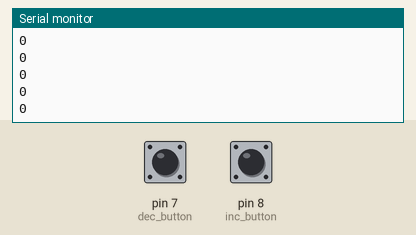
This sketch was run on a simulated Arduino Uno, built with avr-gcc and run on an emulated ATmega328P. Shown: the last lines printed to the serial monitor. The inputs (shaded band) are chosen by the test bench; at power-on: pin 7 (dec_button) LOW, pin 8 (inc_button) LOW.

Above: at 1.3 s.
1.4 s: pin 7 (dec_button) pulled HIGH for 0.3 s
At 1.68 s:
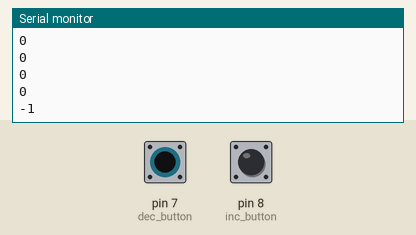
3.2 s: pin 8 (inc_button) pulled HIGH for 1 s
At 3.68 s:
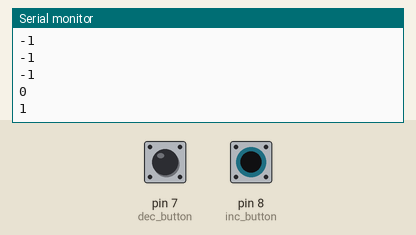
5.7 s: pin 8 (inc_button) pulled HIGH for 0.3 s
At 5.93 s:
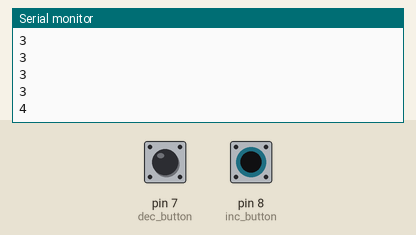
7.5 s: pin 7 (dec_button) pulled HIGH for 3.2 s
At 7.93 s:
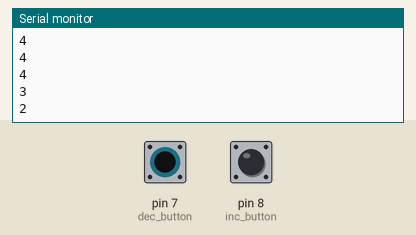
Timing chart, 0 to 10.5 s (numbered marks = the images above; inputs shaded):
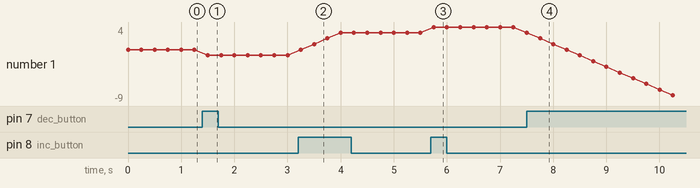

The sketch:

button_count.ino
```cpp
int inc_button = 8;
int dec_button = 7;
int count = 0;

void setup() {
  pinMode(inc_button,INPUT);
  pinMode(dec_button,INPUT);
  Serial.begin(9600);
}

void loop() {
  if (digitalRead(inc_button) == HIGH){
    count++;
  }
  else if(digitalRead(dec_button) == HIGH){
    count--;
  }
  Serial.println(count);
  delay(250);
}
```

Measured:
- after the input at 1.4 s, the serial monitor: prints a new line after 0.10 s (image 1)
- after the input at 3.2 s, the serial monitor: prints a new line after 0.30 s (image 2)
- after the input at 5.7 s, the serial monitor: prints a new line after 0.05 s (image 3)
- after the input at 7.5 s, the serial monitor: prints a new line after 0.25 s (image 4)
- plotted number 1: 0 → -1 after the input at 1.4 s, -1 → 3 after the input at 3.2 s, 3 → 4 after the input at 5.7 s, 4 → -9 after the input at 7.5 s
